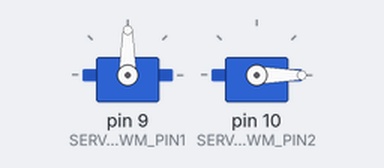
Simulated run of this sketch. Board: Arduino Uno, built with avr-gcc and run on an emulated ATmega328P. On the bench: 2 × servo. The local clock reads 2024-03-15 10:24:30 at power-on unless the sketch sets it; what the sketch prints to the serial monitor is not drawn.

Above: at 0.1 s.
Timing chart, 0 to 40.0 s (numbered marks = the images above):
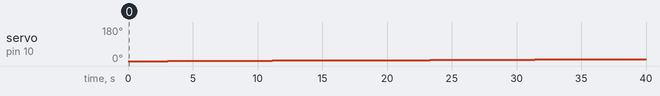

The sketch:

Dual-Axis_Solar_Tracker.ino
```cpp
/*
 * An Algorithm based Dual-Axis Solar Tracker
 *
 * Able to read date from RTC clock and convert it to day of year and then use it
 * to calculate solar declination angle. THis shuld be done once a day say 7.30 a.m.
 *
 * Take declination angle and subtract latitude of a place say Nairobi = -1.29 degress,
 * store this value as tilt angle
 *
 * Servo motor 1 to read tilt angle value and adjust accordingly.
 *
 * Servo motor 2 to follow sun from East to West. This should be at speed of 15 degrees per hour
 * or rotate after every 10 minutes (15/60) that is 0.25 degrees. The servo motor should reset
 * the panel ready for the next morning.
 *
 * Incorporate gyroscope to confirm tilt angle of the panel
*/


#include <Wire.h> // library for I2C communication

#include <Servo.h>

#include <DS3232RTC.h> // library for the DS3232 RTC module


// RTC Module pin inputs
// CONNECTIONS:
// DS1302 CLK/SCLK --> 5
// DS1302 DAT/IO --> 4
// DS1302 RST/CE --> 2
// DS1302 VCC --> 3.3v - 5v
// DS1302 GND --> GND
#define RTC_SDA_PIN A4  // Serial Data  Pin (I2C interface)
#define RTC_SCL_PIN A5  // Serial Clock Pin (I2c interface)
#define RTC_RST_PIN 2  // RST/CE Reset


// SERVO MOTOR pin inputs
#define SERVO_PWM_PIN1 9
#define SERVO_PWM_PIN2 10


const float LATITUDE = -1.29;
const float EARTH_TILT = 23.45;
const float TOTAL_DAYS = 360.25;

DS3232RTC rtc;
Servo servo1;
Servo servo2;

float angle_servo1;
float angle_servo2;

float tilt_angle;
float declination_angle;
int day_of_year;


void setup() {

  Serial.begin(115200);        // Starts serial communication in 115200 baud rate.

  Serial.print("compiled: ");
  Serial.print(__DATE__);
  Serial.print(" ");
  Serial.println(__TIME__);
  Serial.println();

  // servo motor config setup
  servo1.attach(SERVO_PWM_PIN1, 500, 2500);
  servo2.attach(SERVO_PWM_PIN2, 500, 2500);

  // rtc config setup
  rtc.begin();

  setSyncProvider(rtc.get);  // Library function to get the time from the RTC module.

  if(timeStatus() != timeSet)
      Serial.println("System Time Cannot be Set. Check Connections.");
  else
      Serial.println("System Time is Set.");

  Serial.println(now());
  rtc.set(now());

}

void loop() {

  displayTime();     // Prints the time to serial monitor.
  Serial.println();


  // Adjust motor 1 to tilt angle at around 7am
  if(hour() == 7){
    servo1.write(tilt_angle);
  }

  // Adjust motor 2 to follow sun
  if(hour() > 7 && hour() < 18){
    // 0.25 degrees per second
    angle_servo2 += 0.25;
    // above value gets rounded off to an integer
    servo2.write(angle_servo2);
  } else{
    angle_servo2 = 0;
    servo2.write(angle_servo2);
  }

  delay(1000);       // 1 second interval between prints.
}


void displayTime()  // Function that prints the time to serial monitor.
{

    Serial.print("=> ");
    Serial.print(day());
    Serial.print("/");
    Serial.print(month());
    Serial.print("/");
    Serial.print(year());
    Serial.print(" ");
    Serial.print(hour());
    displayDigits(minute());
    displayDigits(second());

    day_of_year = getDayOfYear(day(), month(), year());

    declination_angle = getDeclinationAngleFromDOY(day_of_year);

    tilt_angle = getTiltAngle();

    Serial.print(" - Day ");
    Serial.print(day_of_year);
    Serial.print(" of Year ");
    Serial.print(year());
    Serial.print(" => Declination Angle = ");
    Serial.print(declination_angle);
    Serial.print(" => Tilt angle = ");
    Serial.print(tilt_angle);
}


void displayDigits(int digits)    // Function that prints preceding colon and leading 0.
{
    Serial.print(':');
    if(digits < 10)
        Serial.print('0');
    Serial.print(digits);
}


int getDayOfYear(int day, int month, int year) {
  int daysInMonth[] = {0,31,59,90,120,151,181,212,243,273,304,334};
  int leapDays = (year % 4 == 0 && year % 100 != 0) || year % 400 == 0 ? 1 : 0;
  return daysInMonth[month - 1] + day + leapDays;
}


float getDeclinationAngleFromDOY(int DOY){
  return -EARTH_TILT * cos( ( (2 * PI) /TOTAL_DAYS) * (DOY + 10) );
}


float getTiltAngle(){
  return declination_angle - LATITUDE;
}
```

Measured:
- by itself, servo on pin 10 (SERVO_PWM_PIN2): moves from 0° to 10° over 36.5 s
